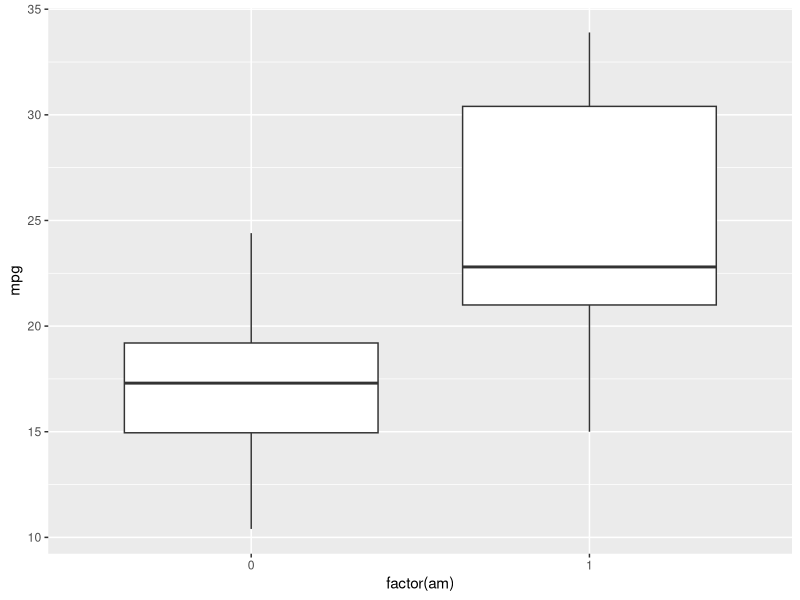
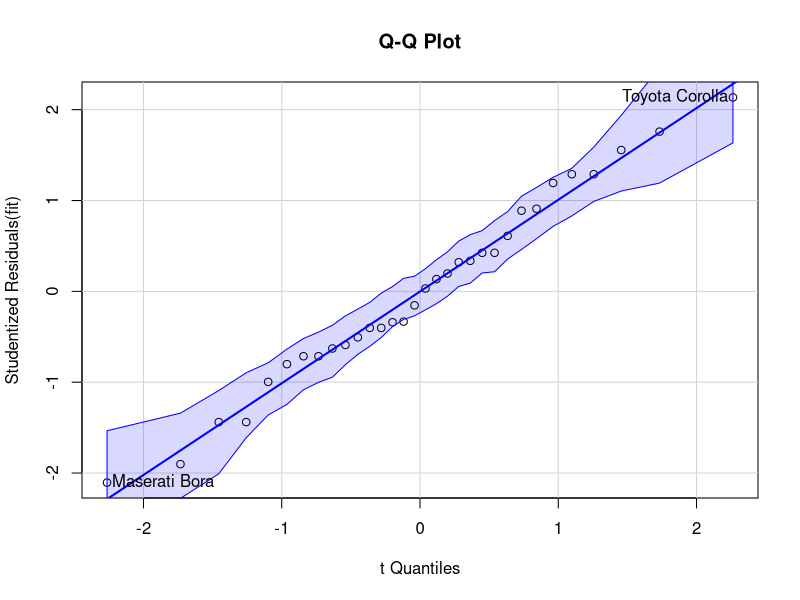
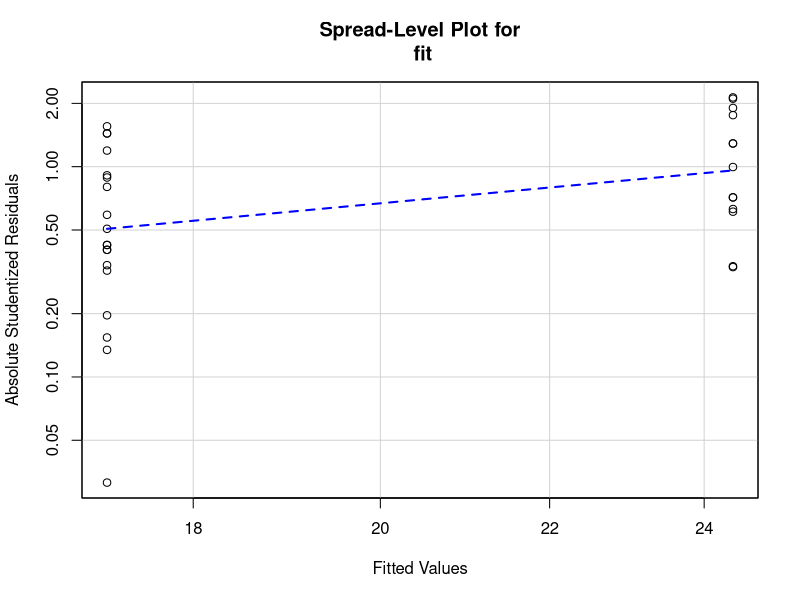
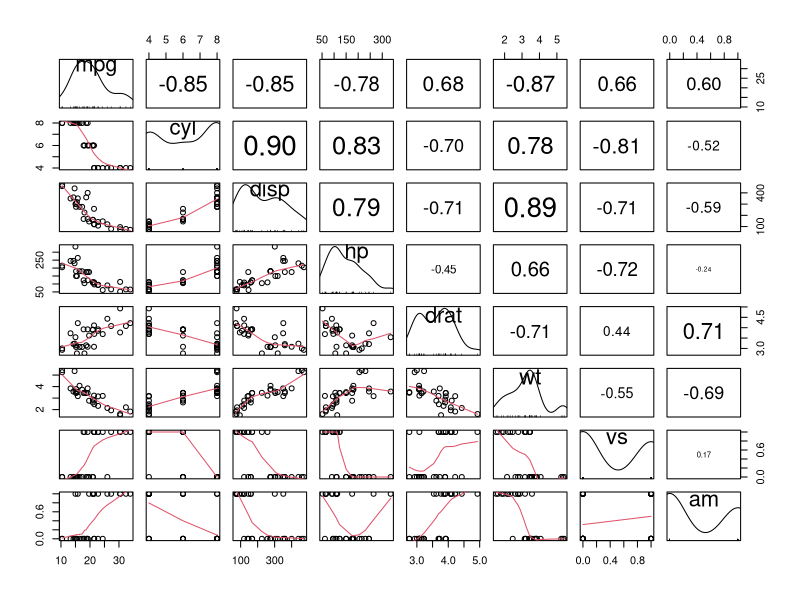
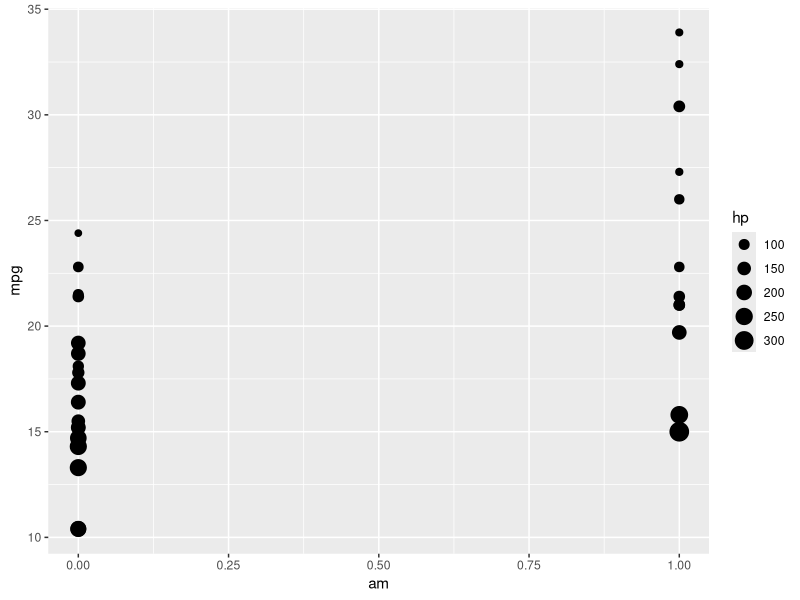

The R script that drew these images, in order:
## ---- chunk 1
library(ggplot2)
library("xtable")
library("car")
## ---- chunk 2
data(mtcars)
## ---- chunk 3
# my functions
printlm <- function(model){
  tempsum <- summary(model)
  cat("Residual standard error:", format(signif(tempsum$sigma, 
                                                4)), "on", tempsum$df[2L], "degrees of freedom")
  cat("\n")
  cat("Multiple R-squared:  ", round(tempsum$r.squared, digits=4),	"Adjusted R-squared:  ",
      round(tempsum$adj.r.squared, digits=4))
  cat("\n")
  cat("F-statistic: ", round(tempsum$fstatistic[1],2), "on", round(tempsum$fstatistic[2],0), 
      "and", round(tempsum$fstatistic[3],0), "DF,  p-value:",
      format.pval(pf(tempsum$fstatistic[1L],tempsum$fstatistic[2L], 
                     tempsum$fstatistic[3L], lower.tail = FALSE)))
}
# пользовательские функции для график попарных корреляций
    panel.density <- function(x, ...) {
        n.groups <-  1
        adjust <-  1
        groups = NULL
        if (n.groups > 1) {
            levs <- levels(groups)
            for (i in 1:n.groups) {
                xx <- x[levs[i] == groups]
                dens.x <- try(density(xx, adjust = adjust, na.rm = TRUE), 
                  silent = TRUE)
                if (!inherits(dens.x, "try-error")) {
                  lines(dens.x$x, min(x, na.rm = TRUE) + dens.x$y * 
                    diff(range(x, na.rm = TRUE))/diff(range(dens.x$y, 
                    na.rm = TRUE)), col = col[i])
                }
                else warning("cannot estimate density for group ", 
                  levs[i], "\n", dens.x, "\n")
                rug(xx, col = col[i])
            }
        }
        else {
            dens.x <- density(x, adjust = adjust, na.rm = TRUE)
            lines(dens.x$x, min(x, na.rm = TRUE) + dens.x$y * 
                diff(range(x, na.rm = TRUE))/diff(range(dens.x$y, 
                na.rm = TRUE)))
            rug(x)
        }
#         if (do.legend) 
#             legendPlot(position = if (is.null(legend.pos)) 
#                 "topright"
#             else legend.pos)
#         do.legend <<- FALSE
    }
panel.cor <- function(x, y, digits=2, prefix="", cex.cor, ...)
{
    usr <- par("usr"); on.exit(par(usr))
    par(usr = c(0, 1, 0, 1))
    r <- cor(x[!is.na(x*y)], y[!is.na(x*y)])
    txt <- format(c(r, 0.123456789), digits=digits)[1]
    txt <- paste(prefix, txt, sep="")
    if(missing(cex.cor)) cex.cor <- 0.8/strwidth(txt)
    text(0.5, 0.5, txt, cex = cex.cor * max(abs(r), 0.25))
}

panel.smooth2 <- function(x, y){
panel.smooth(x, y,iter = 1)
}
## ---- chunk 4
head(mtcars[,c("am","mpg")])
## ---- chunk 5
table(mtcars$am)
## ---- chunk 6
summary(mtcars$mpg)
## ---- chunk 7
t.test(x=mtcars[mtcars$am==1,"mpg"], y=mtcars[mtcars$am==0,"mpg"], var.equal = F)
## ---- chunk 8
ggplot(data=mtcars, aes(x=factor(am), y=mpg))+geom_boxplot()
## ---- chunk 9
fit <- lm(data = mtcars, mpg ~ factor(am))
## ---- chunk 10
printlm(fit)
## ---- chunk 11
xt <- xtable(summary(fit))
print(xt, type="html")
## ---- chunk 12
qqPlot(fit, labels=row.names(mtcars), id.method="identify",
       simulate=TRUE, main="Q-Q Plot")
## ---- chunk 13
shapiro.test(fit$residuals)
## ---- chunk 14
spreadLevelPlot(fit)
## ---- chunk 15
cor(fit$residuals, mtcars$mpg)
## ---- chunk 16
 # c("qsec", "gear", "carb")
pairs(mtcars[,c(1:6,8:9)], diag.panel=panel.density, upper.panel=panel.cor, lower.panel=panel.smooth2)
 
## ---- chunk 17
fit <- lm(data = mtcars, mpg ~ factor(am)+hp)
summary(fit)
ggplot(data = mtcars, aes(x=am, y=mpg, size=hp))+geom_point()
